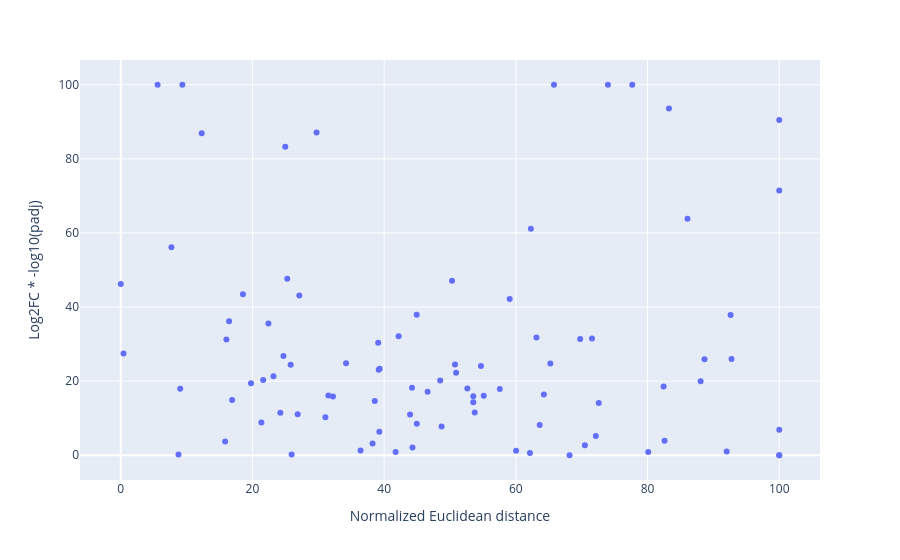

This figure's notebook cell:
### Code cell
import plotly.express as px
import pandas as pd

# Create a DataFrame for plotting
plot_data = pd.DataFrame({
    'x': all_normalized_euclidean_distances['pDC'],
    'y': all_logfoldchange_padj_distances['pDC'],
    'cytokine': all_normalized_euclidean_distances['pDC'].index
})

fig = px.scatter(plot_data, x='x', y='y', hover_name='cytokine',
                 labels={'x': 'Normalized Euclidean distance',
                         'y': 'Log2FC * -log10(padj)'})
fig.show()

### Figure 1 — Plotly figure (JSON) as saved in the notebook; plotly's stock layout.template omitted (floating-point values rounded to 4 significant figures)
{"data": [{"hovertemplate": "<b>%{hovertext}</b><br><br>Normalized Euclidean distance=%{x}<br>Log2FC * -log10(padj)=%{y}<extra></extra>", "hovertext": ["IL-1-alpha", "IL-1-beta", "IL-1Ra", "IL-18", "IL-33", "IL-36-alpha", "IL-36Ra", "IL-2", "IL-7", "IL-9", "IL-15", "IL-21", "TSLP", "IL-4", "IL-13", "IL-3", "IL-5", "GM-CSF", "IL-6", "IL-11", "IL-31", "LIF", "OSM", "CT-1", "IL-12", "IL-23", "IL-27", "IL-35", "IL-10", "IL-19", "IL-20", "IL-22", "IL-24", "IL-26", "IL-17A", "IL-17B", "IL-17C", "IL-17D", "IL-17E", "IL-17F", "IFN-alpha1", "IFN-beta", "IFN-epsilon", "IFN-omega", "IFN-gamma", "IFN-lambda1", "IFN-lambda2", "IFN-lambda3", "LT-alpha1-beta2", "LT-alpha2-beta1", "TNF-alpha", "OX40L", "CD27L", "FasL", "CD40L", "CD30L", "4-1BBL", "TRAIL", "RANKL", "TWEAK", "APRIL", "BAFF", "LIGHT", "TL1A", "GITRL", "C3a", "C5a", "FLT3L", "IL-34", "M-CSF", "G-CSF", "SCF", "EGF", "VEGF", "FGF-beta", "HGF", "IGF-1", "EPO", "TPO", "TGF-beta1", "GDNF", "PSPN", "PRL", "Leptin", "ADSF", "Noggin", "Decorin", "IL-8", "IL-16", "IL-32-beta"], "legendgroup": "", "marker": {"color": "#636efa", "symbol": "circle"}, "mode": "markers", "name": "", "orientation": "v", "showlegend": false, "type": "scatter", "x": [39.27, 77.68, 71.56, 26.87, 25.29, 15.85, 8.772, 24.98, 5.598, 27.12, 29.74, 63.13, 0.0, 100.0, 44.96, 12.29, 60.04, 7.696, 86.07, 92.75, 59.06, 25.95, 34.21, 38.58, 18.56, 24.24, 21.36, 36.42, 100.0, 55.13, 62.14, 46.6, 44.3, 38.24, 69.77, 53.54, 23.19, 32.23, 50.31, 31.07, 9.03, 73.98, 16.05, 62.28, 9.361, 0.4172, 43.94, 16.46, 82.59, 42.2, 83.25, 39.1, 88.65, 52.64, 100.0, 31.53, 92.02, 64.25, 25.8, 57.56, 65.79, 82.44, 44.23, 21.63, 50.76, 44.94, 63.62, 48.72, 65.24, 39.17, 48.51, 70.49, 16.92, 100.0, 53.75, 72.59, 92.61, 24.71, 80.11, 72.15, 19.78, 39.32, 54.7, 88.06, 50.93, 22.43, 53.54, 41.74, 68.15, 100.0], "xaxis": "x", "y": [6.368, 100.0, 31.53, 11.04, 47.66, 3.742, 0.2045, 83.29, 100.0, 43.11, 87.11, 31.77, 46.25, 90.49, 8.521, 86.92, 1.226, 56.14, 63.83, 25.99, 42.15, 0.2289, 24.83, 14.65, 43.46, 11.47, 8.837, 1.302, 0.0, 16.03, 0.6374, 17.16, 2.106, 3.203, 31.36, 14.31, 21.35, 15.83, 47.11, 10.23, 17.94, 100.0, 31.27, 61.11, 100.0, 27.44, 10.98, 36.14, 3.939, 32.15, 93.6, 30.39, 25.92, 18.03, 6.914, 16.16, 0.9814, 16.38, 24.43, 17.9, 100.0, 18.55, 18.24, 20.34, 24.51, 37.96, 8.179, 7.755, 24.77, 23.1, 20.17, 2.681, 14.91, 71.49, 11.52, 14.12, 37.83, 26.81, 0.8776, 5.186, 19.43, 23.35, 24.07, 19.96, 22.3, 35.59, 15.92, 0.9019, 0.008293, 0.0], "yaxis": "y"}], "layout": {"legend": {"tracegroupgap": 0}, "margin": {"t": 60}, "xaxis": {"anchor": "y", "domain": [0, 1], "title": {"text": "Normalized Euclidean distance"}}, "yaxis": {"anchor": "x", "domain": [0, 1], "title": {"text": "Log2FC * -log10(padj)"}}}}
